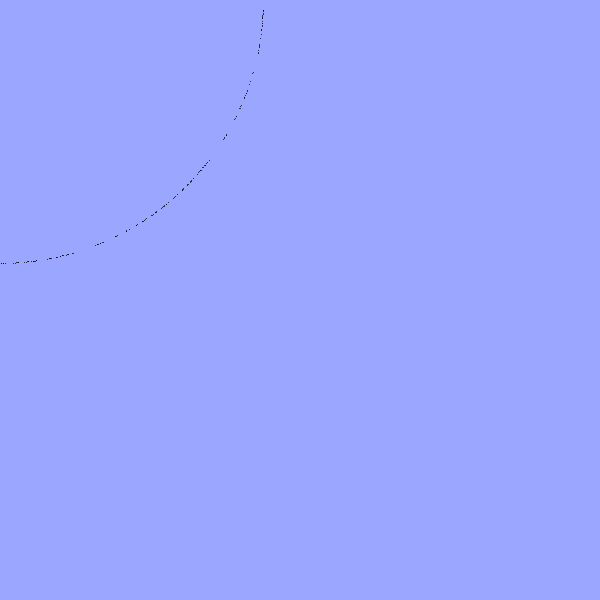
Frame 1 (no input)
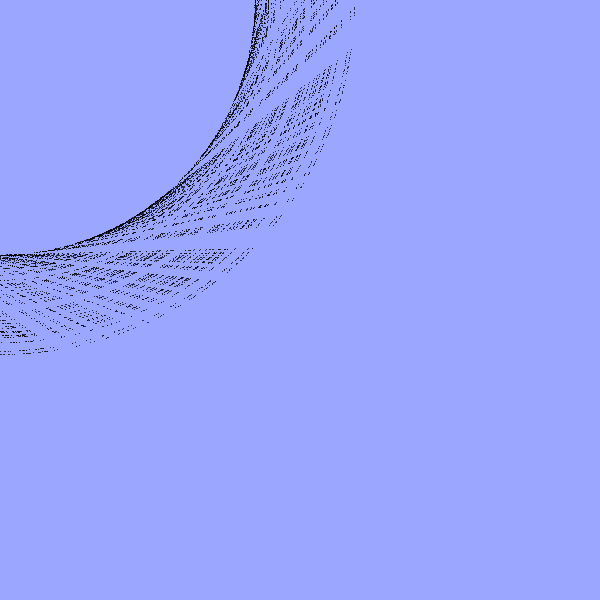
Frame 60 (the mouse pressed at the canvas centre just before this capture)
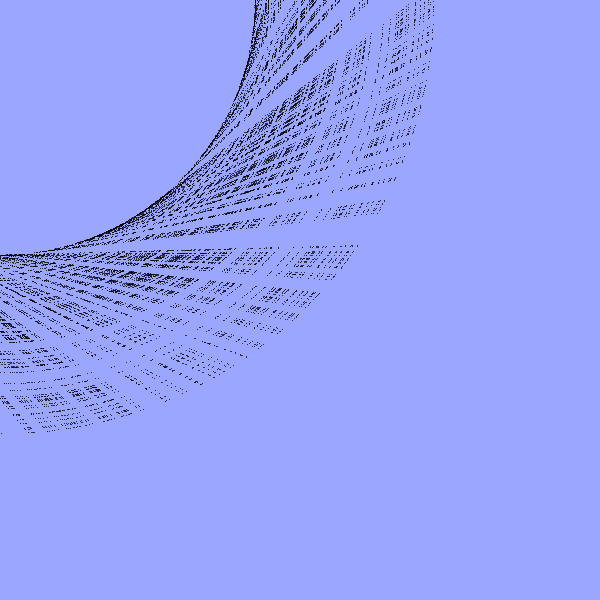
Frame 120 (the mouse held since frame 60 and released just before this capture)

The Processing sketch that drew these frames (run headless with seeded random() and noise(); from frame 60 on, the mouse is pressed at the canvas centre):

// Processing sketch: processing_185679
// ── processing_185679.pde

void setup() {
  size(600, 600);
  colorMode(HSB);
    background(random(255),100,255,50);
}
void draw() {
  float aleatorio = random(0, 255);
  float x=random(0, width);
  float y=random(0, height);
  for (int i =700; i>0; i--) {

    stroke(0);
    fill(aleatorio, i, i);
    point((aleatorio)+(mouseY/3), 255);
    rotate(i);
  }
}
